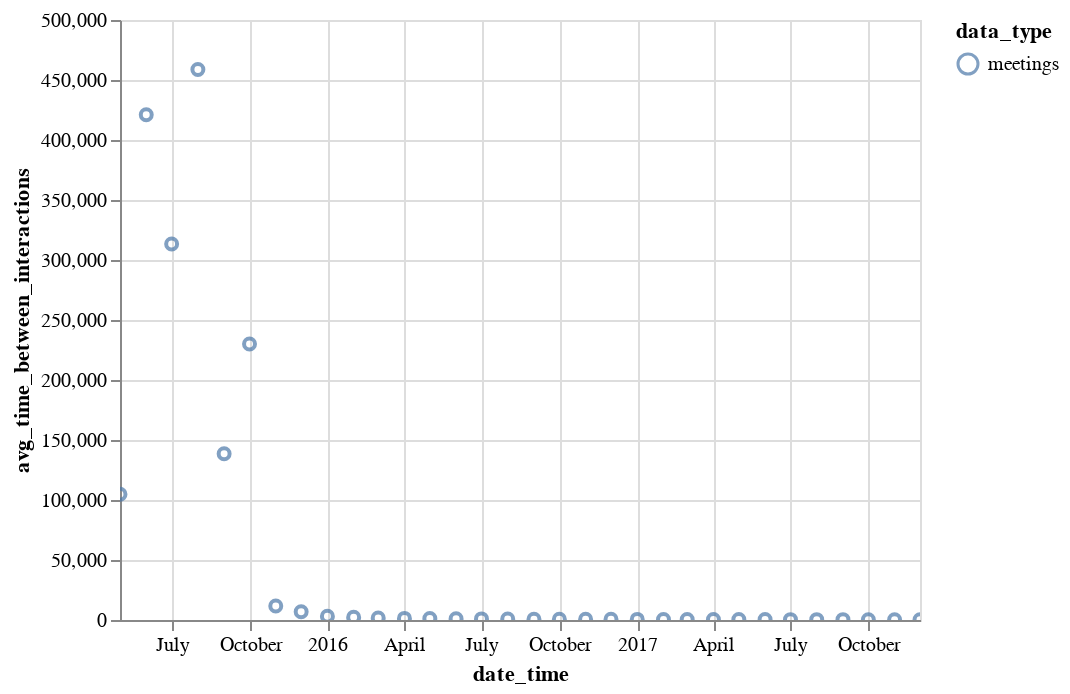

This figure's notebook cell:
### Code cell
mtg_data = my_data[my_data['data_type'] == 'meetings']
alt.Chart(mtg_data).mark_point().encode(
    x ='date_time:T',
    y='avg_time_between_interactions',
    color='data_type'
).interactive()

### Figure 1 — Vega-Lite specification as saved in the notebook (floating-point values rounded to 4 significant figures)
{"$schema": "https://vega.github.io/schema/vega-lite/v2.4.3.json", "config": {"view": {"height": 300, "width": 400}}, "data": {"values": [{"Unnamed: 0": 104, "avg_time_between_interactions": 104736, "change_in_unique_dest": 5, "change_in_unique_source": 13, "data_amount": 15, "data_type": "meetings", "date_time": "2015-05-01", "month_yr": "05/2015", "num_unique_dest": 5, "num_unique_source": 14}, {"Unnamed: 0": 107, "avg_time_between_interactions": 421000.0, "change_in_unique_dest": 4, "change_in_unique_source": 6, "data_amount": 6, "data_type": "meetings", "date_time": "2015-06-01", "month_yr": "06/2015", "num_unique_dest": 4, "num_unique_source": 6}, {"Unnamed: 0": 110, "avg_time_between_interactions": 313400.0, "change_in_unique_dest": 3, "change_in_unique_source": 4, "data_amount": 5, "data_type": "meetings", "date_time": "2015-07-01", "month_yr": "07/2015", "num_unique_dest": 3, "num_unique_source": 4}, {"Unnamed: 0": 113, "avg_time_between_interactions": 458800.0, "change_in_unique_dest": 4, "change_in_unique_source": 5, "data_amount": 6, "data_type": "meetings", "date_time": "2015-08-01", "month_yr": "08/2015", "num_unique_dest": 4, "num_unique_source": 6}, {"Unnamed: 0": 116, "avg_time_between_interactions": 138500.0, "change_in_unique_dest": 10, "change_in_unique_source": 7, "data_amount": 15, "data_type": "meetings", "date_time": "2015-09-01", "month_yr": "09/2015", "num_unique_dest": 10, "num_unique_source": 10}, {"Unnamed: 0": 119, "avg_time_between_interactions": 230100.0, "change_in_unique_dest": 9, "change_in_unique_source": 10, "data_amount": 12, "data_type": "meetings", "date_time": "2015-10-01", "month_yr": "10/2015", "num_unique_dest": 9, "num_unique_source": 10}, {"Unnamed: 0": 122, "avg_time_between_interactions": 11720.0, "change_in_unique_dest": 113, "change_in_unique_source": 152, "data_amount": 219, "data_type": "meetings", "date_time": "2015-11-01", "month_yr": "11/2015", "num_unique_dest": 113, "num_unique_source": 191}, {"Unnamed: 0": 125, "avg_time_between_interactions": 6890.0, "change_in_unique_dest": 193, "change_in_unique_source": 267, "data_amount": 382, "data_type": "meetings", "date_time": "2015-12-01", "month_yr": "12/2015", "num_unique_dest": 193, "num_unique_source": 329}, {"Unnamed: 0": 96, "avg_time_between_interactions": 3104.0, "change_in_unique_dest": 420, "change_in_unique_source": 725, "data_amount": 862, "data_type": "meetings", "date_time": "2016-01-01", "month_yr": "01/2016", "num_unique_dest": 420, "num_unique_source": 725}, {"Unnamed: 0": 98, "avg_time_between_interactions": 2213.0, "change_in_unique_dest": 519, "change_in_unique_source": 787, "data_amount": 1123, "data_type": "meetings", "date_time": "2016-02-01", "month_yr": "02/2016", "num_unique_dest": 519, "num_unique_source": 988}, {"Unnamed: 0": 100, "avg_time_between_interactions": 1738.0, "change_in_unique_dest": 761, "change_in_unique_source": 1063, "data_amount": 1525, "data_type": "meetings", "date_time": "2016-03-01", "month_yr": "03/2016", "num_unique_dest": 761, "num_unique_source": 1319}, {"Unnamed: 0": 102, "avg_time_between_interactions": 1329.0, "change_in_unique_dest": 886, "change_in_unique_source": 1342, "data_amount": 1923, "data_type": "meetings", "date_time": "2016-04-01", "month_yr": "04/2016", "num_unique_dest": 886, "num_unique_source": 1687}, {"Unnamed: 0": 105, "avg_time_between_interactions": 1273.0, "change_in_unique_dest": 1010, "change_in_unique_source": 1813, "data_amount": 2101, "data_type": "meetings", "date_time": "2016-05-01", "month_yr": "05/2016", "num_unique_dest": 1010, "num_unique_source": 1815}, {"Unnamed: 0": 108, "avg_time_between_interactions": 1058.0, "change_in_unique_dest": 1155, "change_in_unique_source": 2106, "data_amount": 2415, "data_type": "meetings", "date_time": "2016-06-01", "month_yr": "06/2016", "num_unique_dest": 1155, "num_unique_source": 2107}, {"Unnamed: 0": 111, "avg_time_between_interactions": 930.8, "change_in_unique_dest": 1323, "change_in_unique_source": 2469, "data_amount": 2872, "data_type": "meetings", "date_time": "2016-07-01", "month_yr": "07/2016", "num_unique_dest": 1323, "num_unique_source": 2470}, {"Unnamed: 0": 114, "avg_time_between_interactions": 820.3, "change_in_unique_dest": 1505, "change_in_unique_source": 2730, "data_amount": 3230, "data_type": "meetings", "date_time": "2016-08-01", "month_yr": "08/2016", "num_unique_dest": 1505, "num_unique_source": 2730}, {"Unnamed: 0": 117, "avg_time_between_interactions": 665.3, "change_in_unique_dest": 1764, "change_in_unique_source": 3328, "data_amount": 3840, "data_type": "meetings", "date_time": "2016-09-01", "month_yr": "09/2016", "num_unique_dest": 1764, "num_unique_source": 3330}, {"Unnamed: 0": 120, "avg_time_between_interactions": 635.5, "change_in_unique_dest": 1838, "change_in_unique_source": 3679, "data_amount": 4206, "data_type": "meetings", "date_time": "2016-10-01", "month_yr": "10/2016", "num_unique_dest": 1838, "num_unique_source": 3681}, {"Unnamed: 0": 123, "avg_time_between_interactions": 613.8, "change_in_unique_dest": 1853, "change_in_unique_source": 3520, "data_amount": 4162, "data_type": "meetings", "date_time": "2016-11-01", "month_yr": "11/2016", "num_unique_dest": 1853, "num_unique_source": 3564}, {"Unnamed: 0": 126, "avg_time_between_interactions": 559.1, "change_in_unique_dest": 2047, "change_in_unique_source": 4026, "data_amount": 4739, "data_type": "meetings", "date_time": "2016-12-01", "month_yr": "12/2016", "num_unique_dest": 2047, "num_unique_source": 4080}, {"Unnamed: 0": 97, "avg_time_between_interactions": 513.3, "change_in_unique_dest": 2043, "change_in_unique_source": 4226, "data_amount": 5207, "data_type": "meetings", "date_time": "2017-01-01", "month_yr": "01/2017", "num_unique_dest": 2043, "num_unique_source": 4386}, {"Unnamed: 0": 99, "avg_time_between_interactions": 478.4, "change_in_unique_dest": 2089, "change_in_unique_source": 4119, "data_amount": 4994, "data_type": "meetings", "date_time": "2017-02-01", "month_yr": "02/2017", "num_unique_dest": 2089, "num_unique_source": 4297}, {"Unnamed: 0": 101, "avg_time_between_interactions": 414.3, "change_in_unique_dest": 2576, "change_in_unique_source": 4975, "data_amount": 6395, "data_type": "meetings", "date_time": "2017-03-01", "month_yr": "03/2017", "num_unique_dest": 2576, "num_unique_source": 5274}, {"Unnamed: 0": 103, "avg_time_between_interactions": 436.3, "change_in_unique_dest": 2516, "change_in_unique_source": 4703, "data_amount": 5909, "data_type": "meetings", "date_time": "2017-04-01", "month_yr": "04/2017", "num_unique_dest": 2516, "num_unique_source": 5036}, {"Unnamed: 0": 106, "avg_time_between_interactions": 402.2, "change_in_unique_dest": 2652, "change_in_unique_source": 5225, "data_amount": 6586, "data_type": "meetings", "date_time": "2017-05-01", "month_yr": "05/2017", "num_unique_dest": 2652, "num_unique_source": 5622}, {"Unnamed: 0": 109, "avg_time_between_interactions": 332.8, "change_in_unique_dest": 2903, "change_in_unique_source": 5865, "data_amount": 7747, "data_type": "meetings", "date_time": "2017-06-01", "month_yr": "06/2017", "num_unique_dest": 2903, "num_unique_source": 6321}, {"Unnamed: 0": 112, "avg_time_between_interactions": 314.5, "change_in_unique_dest": 3297, "change_in_unique_source": 6462, "data_amount": 8424, "data_type": "meetings", "date_time": "2017-07-01", "month_yr": "07/2017", "num_unique_dest": 3297, "num_unique_source": 6958}, {"Unnamed: 0": 115, "avg_time_between_interactions": 311.4, "change_in_unique_dest": 3275, "change_in_unique_source": 6590, "data_amount": 8506, "data_type": "meetings", "date_time": "2017-08-01", "month_yr": "08/2017", "num_unique_dest": 3275, "num_unique_source": 7170}, {"Unnamed: 0": 118, "avg_time_between_interactions": 282.8, "change_in_unique_dest": 3525, "change_in_unique_source": 6868, "data_amount": 9115, "data_type": "meetings", "date_time": "2017-09-01", "month_yr": "09/2017", "num_unique_dest": 3525, "num_unique_source": 7505}, {"Unnamed: 0": 121, "avg_time_between_interactions": 248.0, "change_in_unique_dest": 4091, "change_in_unique_source": 7970, "data_amount": 10681, "data_type": "meetings", "date_time": "2017-10-01", "month_yr": "10/2017", "num_unique_dest": 4091, "num_unique_source": 8699}, {"Unnamed: 0": 124, "avg_time_between_interactions": 265.2, "change_in_unique_dest": 3686, "change_in_unique_source": 7443, "data_amount": 9723, "data_type": "meetings", "date_time": "2017-11-01", "month_yr": "11/2017", "num_unique_dest": 3686, "num_unique_source": 8111}, {"Unnamed: 0": 127, "avg_time_between_interactions": 240.9, "change_in_unique_dest": 3894, "change_in_unique_source": 7813, "data_amount": 10406, "data_type": "meetings", "date_time": "2017-12-01", "month_yr": "12/2017", "num_unique_dest": 3894, "num_unique_source": 8561}]}, "encoding": {"color": {"field": "data_type", "type": "nominal"}, "x": {"field": "date_time", "type": "temporal"}, "y": {"field": "avg_time_between_interactions", "type": "quantitative"}}, "mark": "point", "selection": {"selector002": {"bind": "scales", "encodings": ["x", "y"], "mark": {"fill": "#333", "fillOpacity": 0.125, "stroke": "white"}, "on": "[mousedown, window:mouseup] > window:mousemove!", "resolve": "global", "translate": "[mousedown, window:mouseup] > window:mousemove!", "type": "interval", "zoom": "wheel!"}}}
